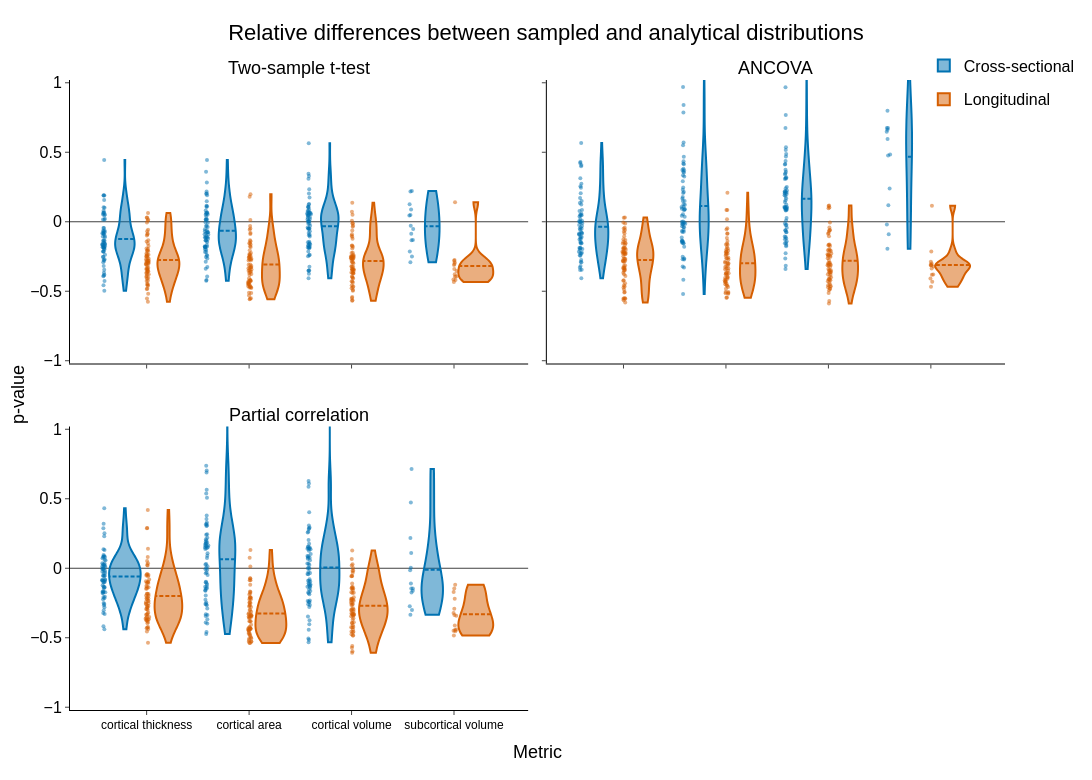

Notebook code for this chart:
### Code cell
fig = plot_relative_difference_violins(
    value_type="pvalue", signed=True, error_type="rel"
)
fig.show()

### Figure 1 — Plotly figure (JSON) as saved in the notebook; plotly's stock layout.template omitted (floating-point values rounded to 4 significant figures; data arrays with more than 128 entries replaced by an {"elided": "..."} marker saying what was removed)
{"data": [{"alignmentgroup": "student", "jitter": 0.12, "legendgroup": "Cross-sectional", "marker": {"color": "#0072B2", "opacity": 0.5, "size": 4}, "meanline": {"visible": true}, "name": "Cross-sectional", "offsetgroup": "Cross-sectional", "pointpos": -1.2, "points": "all", "scalegroup": "student", "scalemode": "width", "showlegend": true, "spanmode": "hard", "type": "violin", "x": {"elided": "218 str values"}, "xaxis": "x", "y": {"elided": "218 float values"}, "yaxis": "y"}, {"alignmentgroup": "student", "jitter": 0.12, "legendgroup": "Longitudinal", "marker": {"color": "#D55E00", "opacity": 0.5, "size": 4}, "meanline": {"visible": true}, "name": "Longitudinal", "offsetgroup": "Longitudinal", "pointpos": -1.2, "points": "all", "scalegroup": "student", "scalemode": "width", "showlegend": true, "spanmode": "hard", "type": "violin", "x": {"elided": "218 str values"}, "xaxis": "x", "y": {"elided": "218 float values"}, "yaxis": "y"}, {"alignmentgroup": "ancova", "jitter": 0.12, "legendgroup": "Cross-sectional", "marker": {"color": "#0072B2", "opacity": 0.5, "size": 4}, "meanline": {"visible": true}, "name": "Cross-sectional", "offsetgroup": "Cross-sectional", "pointpos": -1.2, "points": "all", "scalegroup": "ancova", "scalemode": "width", "showlegend": false, "spanmode": "hard", "type": "violin", "x": {"elided": "218 str values"}, "xaxis": "x2", "y": {"elided": "218 float values"}, "yaxis": "y2"}, {"alignmentgroup": "ancova", "jitter": 0.12, "legendgroup": "Longitudinal", "marker": {"color": "#D55E00", "opacity": 0.5, "size": 4}, "meanline": {"visible": true}, "name": "Longitudinal", "offsetgroup": "Longitudinal", "pointpos": -1.2, "points": "all", "scalegroup": "ancova", "scalemode": "width", "showlegend": false, "spanmode": "hard", "type": "violin", "x": {"elided": "218 str values"}, "xaxis": "x2", "y": {"elided": "218 float values"}, "yaxis": "y2"}, {"alignmentgroup": "partial_correlation", "jitter": 0.12, "legendgroup": "Cross-sectional", "marker": {"color": "#0072B2", "opacity": 0.5, "size": 4}, "meanline": {"visible": true}, "name": "Cross-sectional", "offsetgroup": "Cross-sectional", "pointpos": -1.2, "points": "all", "scalegroup": "partial_correlation", "scalemode": "width", "showlegend": false, "spanmode": "hard", "type": "violin", "x": {"elided": "218 str values"}, "xaxis": "x3", "y": {"elided": "218 float values"}, "yaxis": "y3"}, {"alignmentgroup": "partial_correlation", "jitter": 0.12, "legendgroup": "Longitudinal", "marker": {"color": "#D55E00", "opacity": 0.5, "size": 4}, "meanline": {"visible": true}, "name": "Longitudinal", "offsetgroup": "Longitudinal", "pointpos": -1.2, "points": "all", "scalegroup": "partial_correlation", "scalemode": "width", "showlegend": false, "spanmode": "hard", "type": "violin", "x": {"elided": "218 str values"}, "xaxis": "x3", "y": {"elided": "218 float values"}, "yaxis": "y3"}], "layout": {"annotations": [{"font": {"color": "black", "family": "Helvetica", "size": 18}, "showarrow": false, "text": "Two-sample t-test", "x": 0.245, "xanchor": "center", "xref": "paper", "y": 1, "yanchor": "bottom", "yref": "paper"}, {"font": {"color": "black", "family": "Helvetica", "size": 18}, "showarrow": false, "text": "ANCOVA", "x": 0.755, "xanchor": "center", "xref": "paper", "y": 1, "yanchor": "bottom", "yref": "paper"}, {"font": {"color": "black", "family": "Helvetica", "size": 18}, "showarrow": false, "text": "Partial correlation", "x": 0.245, "xanchor": "center", "xref": "paper", "y": 0.45, "yanchor": "bottom", "yref": "paper"}, {"font": {"color": "black", "family": "Helvetica", "size": 18}, "showarrow": false, "text": "Metric", "x": 0.5, "xanchor": "center", "xref": "paper", "y": 0, "yanchor": "top", "yref": "paper", "yshift": -30}, {"font": {"color": "black", "family": "Helvetica", "size": 18}, "showarrow": false, "text": "p-value", "textangle": -90, "x": 0, "xanchor": "right", "xref": "paper", "xshift": -40, "y": 0.5, "yanchor": "middle", "yref": "paper"}], "font": {"color": "black", "family": "Helvetica", "size": 16}, "height": 780, "legend": {"orientation": "v", "title": {"text": ""}, "x": 1.08, "xanchor": "right", "y": 1.05}, "margin": {"b": 70, "l": 70, "r": 30, "t": 80}, "shapes": [{"layer": "below", "line": {"color": "black", "dash": "solid", "width": 1}, "opacity": 0.75, "type": "line", "x0": 0, "x1": 1, "xref": "x domain", "y0": 0, "y1": 0, "yref": "y"}, {"layer": "below", "line": {"color": "black", "dash": "solid", "width": 1}, "opacity": 0.75, "type": "line", "x0": 0, "x1": 1, "xref": "x2 domain", "y0": 0, "y1": 0, "yref": "y2"}, {"layer": "below", "line": {"color": "black", "dash": "solid", "width": 1}, "opacity": 0.75, "type": "line", "x0": 0, "x1": 1, "xref": "x3 domain", "y0": 0, "y1": 0, "yref": "y3"}], "title": {"text": "Relative differences between sampled and analytical distributions", "x": 0.5}, "violingap": 0.15, "violingroupgap": 0.2, "violinmode": "group", "width": 1200, "xaxis": {"anchor": "y", "categoryarray": ["thickness", "area", "volume", "subcortical_volume"], "categoryorder": "array", "domain": [0, 0.49], "linecolor": "black", "linewidth": 1, "matches": "x3", "showline": true, "showticklabels": false, "tickfont": {"color": "black", "family": "Helvetica", "size": 12}, "ticklen": 4, "tickmode": "array", "ticks": "outside", "ticktext": ["cortical thickness", "cortical area", "cortical volume", "subcortical volume"], "tickvals": ["thickness", "area", "volume", "subcortical_volume"]}, "xaxis2": {"anchor": "y2", "categoryarray": ["thickness", "area", "volume", "subcortical_volume"], "categoryorder": "array", "domain": [0.51, 1], "linecolor": "black", "linewidth": 1, "matches": "x4", "showline": true, "showticklabels": false, "tickfont": {"color": "black", "family": "Helvetica", "size": 12}, "ticklen": 4, "tickmode": "array", "ticks": "outside", "ticktext": ["cortical thickness", "cortical area", "cortical volume", "subcortical volume"], "tickvals": ["thickness", "area", "volume", "subcortical_volume"]}, "xaxis3": {"anchor": "y3", "categoryarray": ["thickness", "area", "volume", "subcortical_volume"], "categoryorder": "array", "domain": [0, 0.49], "linecolor": "black", "linewidth": 1, "showline": true, "tickfont": {"color": "black", "family": "Helvetica", "size": 12}, "ticklen": 4, "tickmode": "array", "ticks": "outside", "ticktext": ["cortical thickness", "cortical area", "cortical volume", "subcortical volume"], "tickvals": ["thickness", "area", "volume", "subcortical_volume"]}, "xaxis4": {"anchor": "y4", "categoryarray": ["thickness", "area", "volume", "subcortical_volume"], "categoryorder": "array", "domain": [0.51, 1], "linecolor": "black", "linewidth": 1, "showline": true, "tickfont": {"color": "black", "family": "Helvetica", "size": 12}, "ticklen": 4, "tickmode": "array", "ticks": "outside", "ticktext": ["cortical thickness", "cortical area", "cortical volume", "subcortical volume"], "tickvals": ["thickness", "area", "volume", "subcortical_volume"]}, "yaxis": {"anchor": "x", "domain": [0.55, 1], "linecolor": "black", "linewidth": 1, "range": [-1.02, 1.02], "showline": true, "ticklen": 4, "ticks": "outside", "zeroline": false}, "yaxis2": {"anchor": "x2", "domain": [0.55, 1], "linecolor": "black", "linewidth": 1, "matches": "y", "range": [-1.02, 1.02], "showline": true, "showticklabels": false, "ticklen": 4, "ticks": "outside", "zeroline": false}, "yaxis3": {"anchor": "x3", "domain": [0, 0.45], "linecolor": "black", "linewidth": 1, "range": [-1.02, 1.02], "showline": true, "ticklen": 4, "ticks": "outside", "zeroline": false}, "yaxis4": {"anchor": "x4", "domain": [0, 0.45], "linecolor": "black", "linewidth": 1, "matches": "y3", "range": [-1.02, 1.02], "showline": true, "showticklabels": false, "ticklen": 4, "ticks": "outside", "zeroline": false}}}
